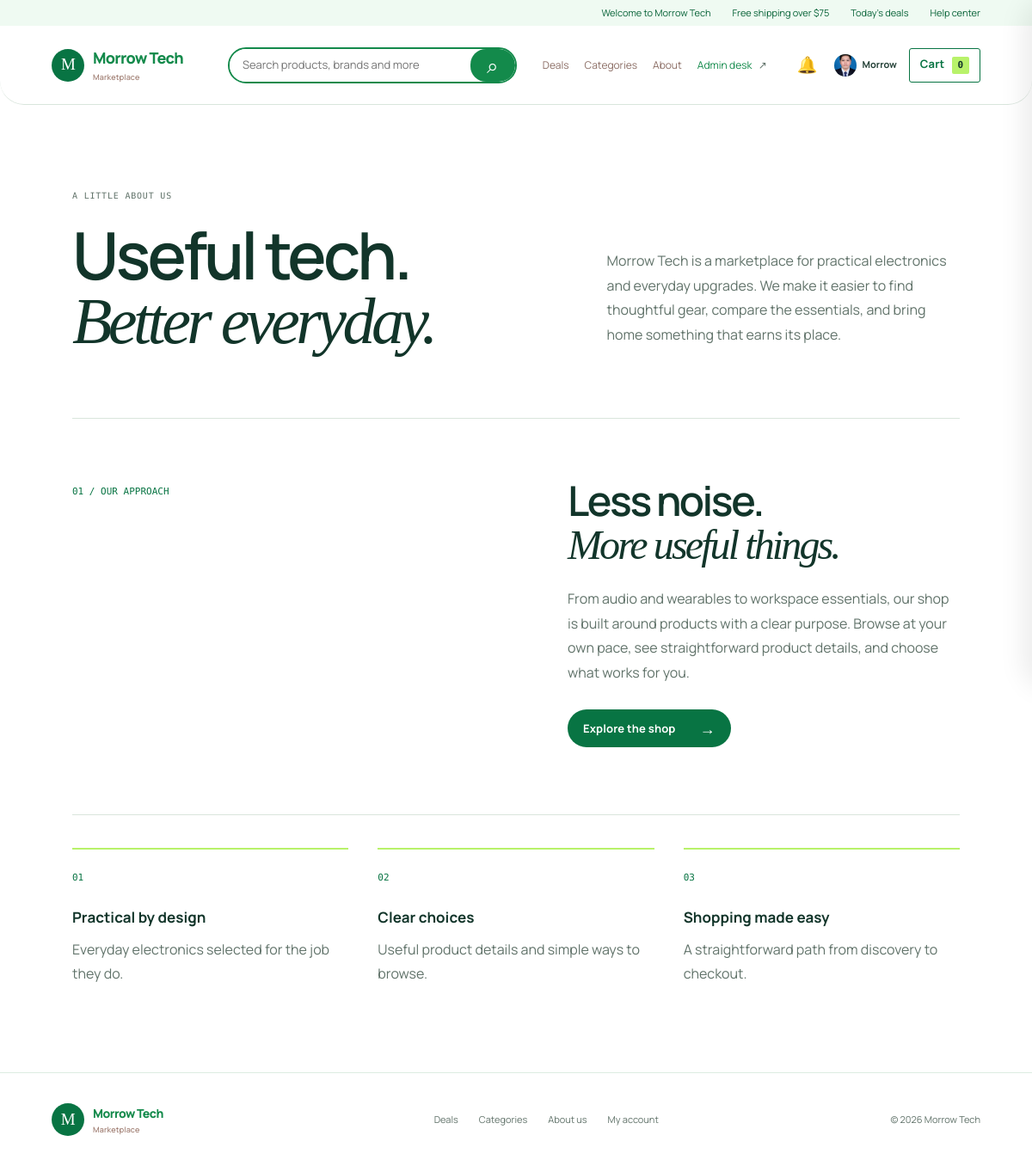
The page /about (signed in) on the database its author committed.
### tables this page shows
CREATE TABLE users (
            id INTEGER PRIMARY KEY AUTOINCREMENT,
            name TEXT NOT NULL,
            email TEXT NOT NULL UNIQUE,
            password TEXT NOT NULL,
            created_at TEXT NOT NULL
        , role TEXT NOT NULL DEFAULT 'customer', avatar TEXT, phone TEXT, address TEXT, card_name TEXT, card_last4 TEXT, card_expiry TEXT);

### routes/front.py (the view)
@front_bp.route("/about")
def about_page():
    return render_template("about.html")

### store.py (called while the page is built)
def get_db():
    connection = sqlite3.connect(DATABASE)
    connection.row_factory = sqlite3.Row
    return connection

def current_user_context():
    user = session.get("user")
    notifications = []
    if user:
        connection = get_db()
        account = connection.execute("SELECT id, name, email, role, avatar FROM users WHERE id = ?", (user["id"],)).fetchone()
        if account:
            user = dict(account)
        notifications = connection.execute("SELECT id, total, status, created_at FROM orders WHERE email = ? ORDER BY id DESC LIMIT 5", (user["email"],)).fetchall()
        connection.close()
    return {"current_user": user, "notifications": notifications}

### templates/about.html (shortened to what this page needs)
{% extends "base.html" %}
{% block content %}
<main class="about-page">
    <section class="about-intro">
        <div><span class="eyebrow">A little about us</span>
            <h1>Useful tech.<br><em>Better everyday.</em></h1>
        </div>
        <p>Morrow Tech is a marketplace for practical electronics and everyday upgrades. We make it easier to find thoughtful gear, compare the essentials, and bring home something that earns its place.</p>
    </section>
    <section class="about-story">
        <span class="about-number">01 / OUR APPROACH</span>
        <div>
            <h2>Less noise.<br><em>More useful things.</em></h2>
            <p>From audio and wearables to workspace essentials, our shop is built around products with a clear purpose. Browse at your own pace, see straightforward product details, and choose what works for you.</p>
            <a class="button button-dark" href="{{ url_for('storefront') }}#shop">Explore the shop <span>→</span></a>
        </div>
    </section>
    <section class="about-principles" aria-label="What matters to us">
        <div><span>01</span><h3>Practical by design</h3><p>Everyday electronics selected for the job they do.</p></div>
        <div><span>02</span><h3>Clear choices</h3><p>Useful product details and simple ways to browse.</p></div>
        <div><span>03</span><h3>Shopping made easy</h3><p>A straightforward path from discovery to checkout.</p></div>
    </section>
</main>
{% endblock %}

### templates/base.html (shortened to what this page needs)
<!doctype html>
<html lang="en">
<head>
    <link rel="stylesheet" href="{{ url_for('static', filename='styles.css') }}">
</head>
<body>
    <div class="market-strip"><span>Welcome to Morrow Tech</span><span>Free shipping over $75</span><span>Today's
            deals</span><span>Help center</span></div>
    <header class="site-header">
        <a class="brand" href="{{ url_for('storefront') }}"><span class="brand-mark">M</span><span>Morrow Tech
                <small>Marketplace</small></span></a>
        <form class="market-search" action="{{ url_for('storefront') }}#shop"><input name="q"
                placeholder="Search products, brands and more"><button type="submit" aria-label="Search">⌕</button>
        </form>
        <nav class="main-nav" aria-label="Main navigation">
            <a href="{{ url_for('storefront') }}#shop">Deals</a>
            <a href="{{ url_for('storefront') }}#shop">Categories</a>
            <a href="{{ url_for('about') }}">About</a>
            {% if current_user and current_user.role in ['admin', 'user'] %}<a class="admin-link"
                href="{{ url_for('admin') }}">Admin desk <span>↗</span></a>{% endif %}
        </nav>
        <div class="header-actions">
            {% if current_user %}<a class="notification-link" href="{{ url_for('notifications_page') }}"
                aria-label="View order notifications">&#128276;</a>{% endif %}
            {% if current_user %}<a class="header-profile" href="{{ url_for('profile') }}">{% if current_user.avatar
                %}<img src="{{ current_user.avatar }}" alt="{{ current_user.name }} profile image">{% else %}<span>{{
                    current_user.name[:1].upper() }}</span>{% endif %}<strong>{{ current_user.name.split(' ')[0]
                    }}</strong></a>{% else %}<a class="header-account" href="{{ url_for('login') }}">Login</a>{% endif
            %}
            <button class="cart-button" type="button" data-cart-open aria-label="Open shopping bag">Cart <span
                    data-cart-count>0</span></button>
        </div>
    </header>
    {% block content %}{% endblock %}
    <footer class="site-footer">
        <div class="brand"><span class="brand-mark">M</span><span>Morrow Tech <small>Marketplace</small></span></div>
        <nav class="footer-links" aria-label="Footer navigation"><a href="{{ url_for('storefront') }}#shop">Deals</a><a
                href="{{ url_for('storefront') }}#shop">Categories</a><a href="{{ url_for('about') }}">About us</a>{% if current_user %}<a
                href="{{ url_for('profile') }}">My account</a>{% else %}<a href="{{ url_for('login') }}">Log in</a>{%
            endif %}</nav><span class="footer-copy">© 2026
            Morrow Tech</span>
    </footer>
</body>
</html>

### rows shown on the page
users: avatar (picture), name "Morrow"
